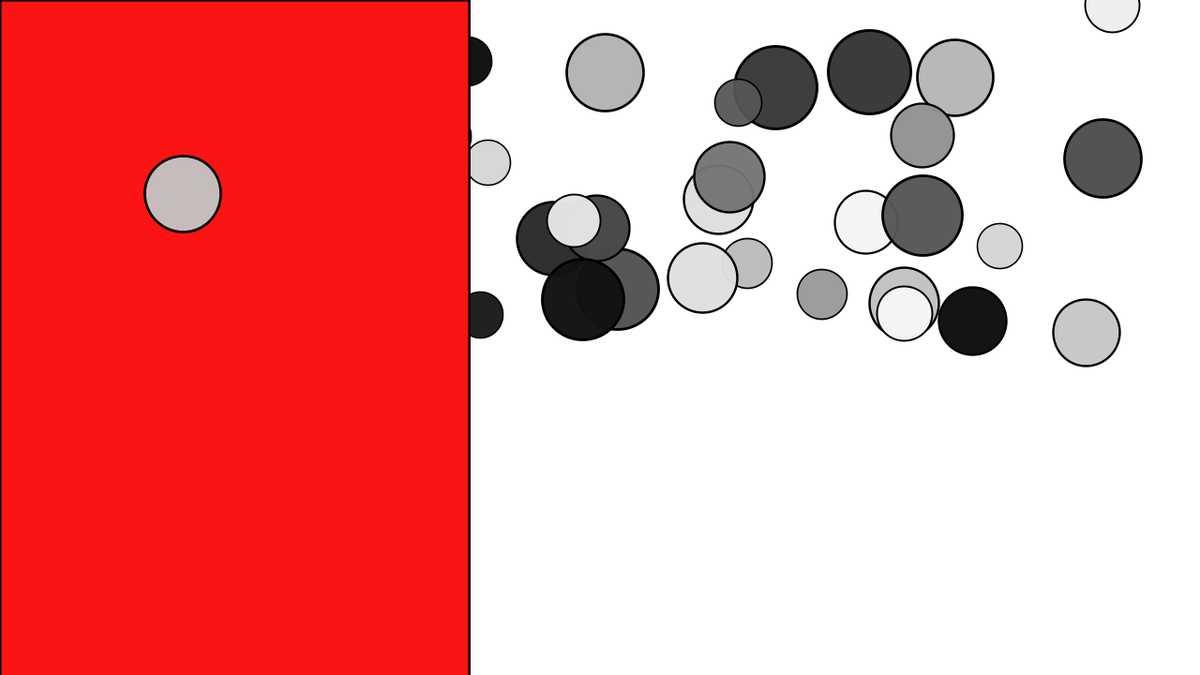
Frame 1 (no input)
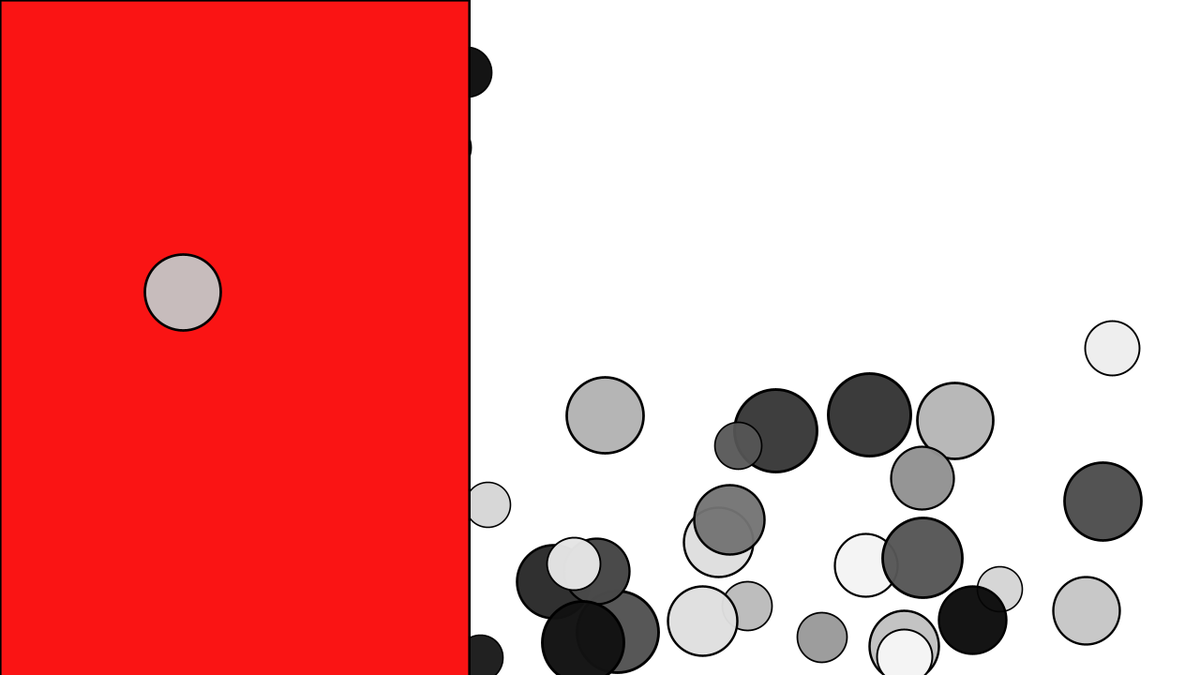
Frame 60 (the mouse pressed at the canvas centre just before this capture)
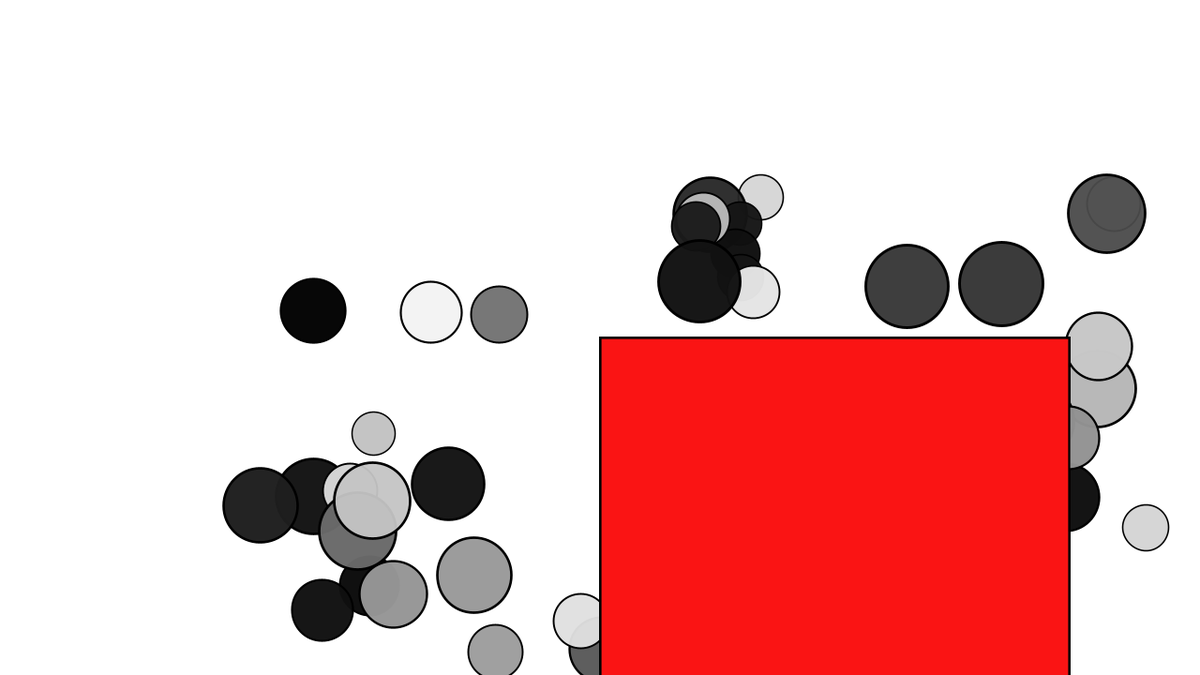
Frame 120 (the mouse held since frame 60 and released just before this capture)

The Processing sketch that drew these frames (run headless with seeded random() and noise(); from frame 60 on, the mouse is pressed at the canvas centre):

// Processing sketch: processing_118060
// ── processing_118060.pde

Sphere[] spheres;

void setup(){
 // frameRate(60);
  size(1280,720);
 // smooth();
  spheres = new Sphere[50];
  for (int i=0;i< spheres.length ; i++){
  spheres[i] = new Sphere();
  }
}



void draw(){
  background(255);
  PVector gravity = new PVector(0,0.2);
  PVector wind = new PVector(0.3,0);
  
  for(Sphere s:spheres){
 // gravity.mult(s.mass);
  
 s.applyForce(PVector.mult(gravity, s.mass));
  
  if(mousePressed){
  s.applyForce(wind);
  }
  

  s.update();
  s.collider();
  s.display();
  s.checkEdges();
  
  }  
}


class Sphere {
 PVector location ;
 PVector velocity ;
 PVector acceleration ;
 PVector friction;
 float mass ;
 color c ;
 float topSpeed ;
 float radius ;
 float f ; // Coeff of Friction


Sphere (){
 location = new PVector (random(width), random(height/2));
 velocity = new PVector (0,0);
 acceleration = new PVector (0,0);
 friction = velocity.get();
 mass = random (1.5 , 3);
 c = color (random(255),random(240,255));
 topSpeed = 3 ;
 radius = mass*30 ;
 f = 0.4;
} 
  
  void update(){
  velocity.add(acceleration);
  location.add(velocity); 
//  velocity.limit(topSpeed);   
  acceleration.mult(0);
  }
  
  void display(){
   fill(c);
   strokeWeight(mass);
      ellipse(location.x,location.y,radius,radius);
  }
  
  void applyForce(PVector force){
   PVector  f = PVector.div(force,mass);
   acceleration.add(f);
  }
  
  void collider(){
    friction = velocity.get();
    friction.normalize();
    friction.mult(-1);
    friction.mult(f);
    
   // float xBorder = width/4;
    float xBorder = mouseX;
   // float yBorder = 2*height/3;
    float yBorder = mouseY;
    float colliderLength = 500 ;
    
    fill(250,20,20);
    rect(xBorder , yBorder , 500 , 1000);

  if (  location.x > xBorder && location.x < xBorder+ colliderLength  ){
    
    if (location.y > yBorder - (radius/2) && location.y < yBorder+ 50 ){
           
      velocity.y *= -1;
      location.y = yBorder - (radius/2);

    }

    applyForce(friction);
    
  }
  
  }
  
  
    void checkEdges() {

    if (location.x > width-(radius/2)) {
      location.x = width-(radius/2);
      velocity.x *= -1;
    } else if (location.x < 0+(radius/2)) {
      velocity.x *= -1;
      location.x = 0+(radius/2);
    }
    if (location.y > height -(radius/2)) {
      velocity.y *= -1;
      location.y = height -(radius/2);
    }
  }
  
  
  
}
